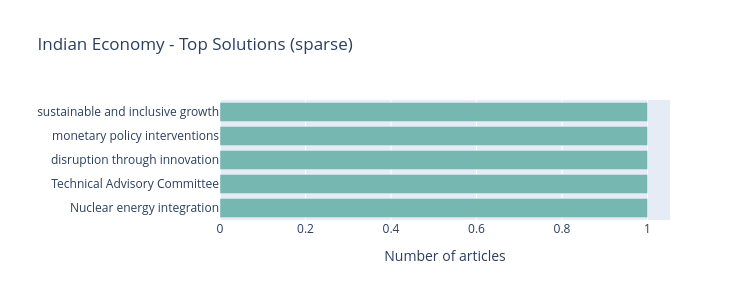

Notebook cell for this chart:
### Code cell
framing_bar_chart(econ_solutions, "Indian Economy - Top Solutions (sparse)", "#76b7b2")

### Figure 1 — Plotly figure (JSON) as saved in the notebook; plotly's stock layout.template omitted (floating-point values rounded to 4 significant figures)
{"data": [{"marker": {"color": "#76b7b2"}, "orientation": "h", "type": "bar", "x": [1, 1, 1, 1, 1], "y": ["Nuclear energy integration", "Technical Advisory Committee", "disruption through innovation", "monetary policy interventions", "sustainable and inclusive growth"]}], "layout": {"height": 300, "margin": {"l": 200}, "title": {"text": "Indian Economy - Top Solutions (sparse)"}, "width": 750, "xaxis": {"title": {"text": "Number of articles"}}, "yaxis": {"title": {"text": ""}}}}
